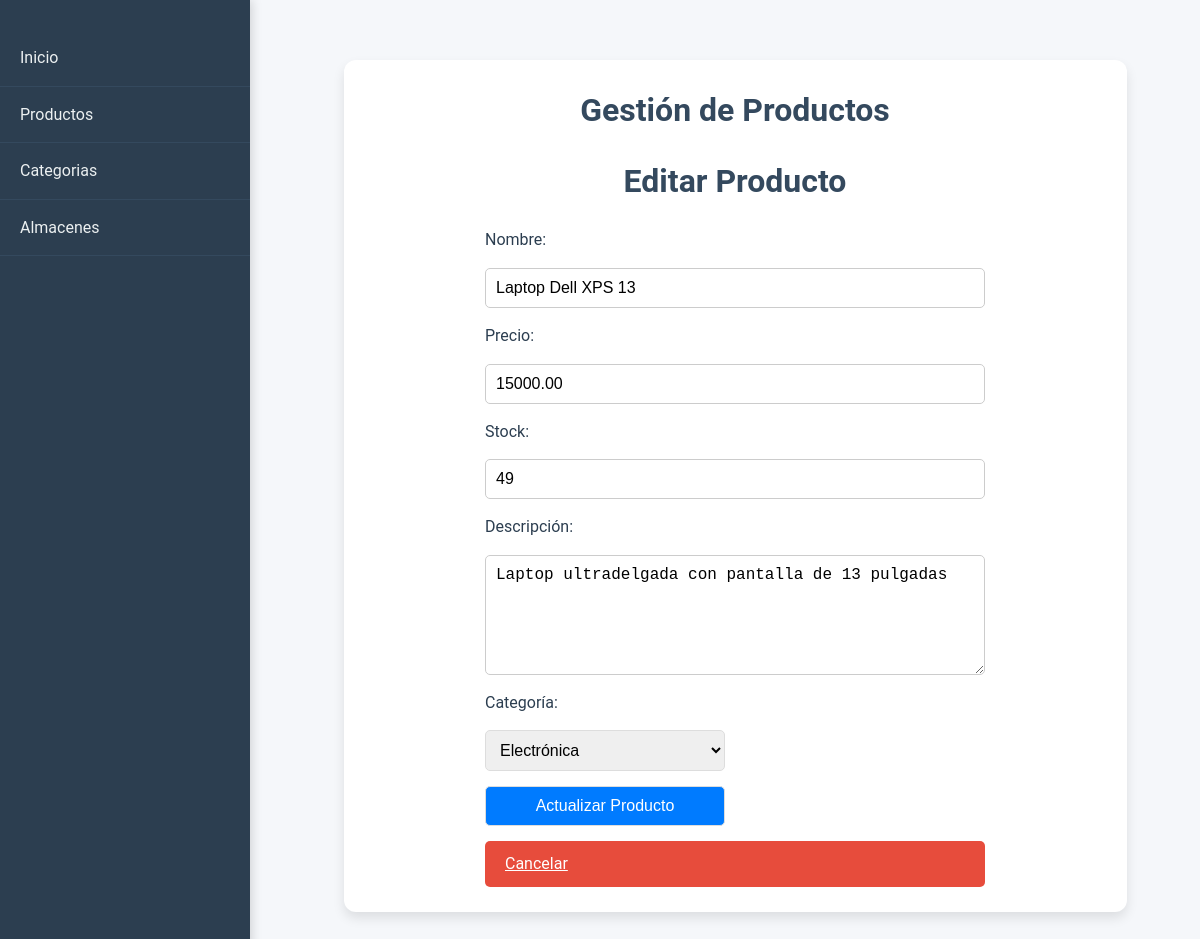
Screenshot of /productos/editar_producto.php?id=1 with the database file from the repository.
### tables this page shows
CREATE TABLE `productos` (
  `ID_Producto` int(11) NOT NULL,
  `Nombre` varchar(100) NOT NULL,
  `Descripcion` text DEFAULT NULL,
  `ID_Categoria` int(11) DEFAULT NULL,
  `Precio` decimal(10,2) NOT NULL,
  `Cantidad_Stock` int(11) NOT NULL
);

### productos/editar_producto.php (the view, shortened to what this page needs)
<?php
include('../includes/conexion.php');
if (isset($_GET['id'])) {
    $id = $_GET['id'];
    $query = "SELECT * FROM productos WHERE ID_Producto = $id";
    $result = mysqli_query($conexion, $query);
    $producto = mysqli_fetch_assoc($result);
    $queryCategorias = "SELECT * FROM categorias";
    $resultCategorias = mysqli_query($conexion, $queryCategorias);
} else {
    echo "<script>alert('ID no proporcionado');</script>";
    echo "<script>window.location.href = 'productos.php';</script>";
}
?>
<!DOCTYPE html>
<html lang="es">
<head>
    <link rel="stylesheet" href="../assets/css/styles.css">
</head>
<body>
    <div class="sidebar">
        <a href="../index.php">Inicio</a>
        <a href="productos.php">Productos</a>
        <a href="categorias.php">Categorias</a>
        <a href="../compras/ubicaciones.php">Almacenes</a>
    </div>
    <div class="main-content">
        <div class="container">
            <h1>Gestión de Productos</h1>
            <h1>Editar Producto</h1>
            <form action="editar_producto.php?id=<?php echo $producto['ID_Producto']; ?>" method="POST">
                <label for="nombre">Nombre:</label>
                <input type="text" id="nombre" name="nombre" value="<?php echo $producto['Nombre']; ?>" required>
                <label for="precio">Precio:</label>
                <input type="number" id="precio" name="precio" value="<?php echo $producto['Precio']; ?>" required>
                <label for="stock">Stock:</label>
                <input type="number" id="stock" name="stock" value="<?php echo $producto['Cantidad_Stock']; ?>" required>
                <label for="descripcion">Descripción:</label>
                <textarea id="descripcion" name="descripcion" required><?php echo $producto['Descripcion']; ?></textarea>
                <label for="categoria">Categoría:</label>
                <select id="categoria" name="categoria" required>
                    <?php
                    while ($categoria = mysqli_fetch_assoc($resultCategorias)) {
                        $selected = ($producto['ID_Categoria'] == $categoria['ID_Categoria']) ? 'selected' : '';
                        echo "<option value='{$categoria['ID_Categoria']}' $selected>{$categoria['Nombre']}</option>";
                    }
                    ?>
                </select>
                <button type="submit">Actualizar Producto</button>
                <a href="productos.php" class="btn btn-cancel">Cancelar</a>
            </form>
        </div>
    </div>
</body>
</html>

### assets/css/styles.css (style rules this page uses)
* { margin: 0; padding: 0; box-sizing: border-box; }
body { font-family: 'Roboto', sans-serif; background-color: #f5f7fa; color: #2c3e50; line-height: 1.6; }
.container { width: 90%; margin: 30px auto; background-color: #ffffff; padding: 25px; border-radius: 12px; box-shadow: 0 6px 12px rgba(0, 0, 0, 0.1); overflow: hidden; }
h1, h2, h3 { color: #34495e; text-align: center; margin-bottom: 20px; font-weight: bold; }
h1 { font-size: 2rem; margin-bottom: 20px; }
.sidebar { width: 250px; position: fixed; top: 0; left: 0; height: 100%; background-color: #2c3e50; padding-top: 30px; box-shadow: 2px 0 10px rgba(0, 0, 0, 0.15); z-index: 1000; transition: width 0.3s ease-in-out; }
.sidebar a { color: #ecf0f1; display: block; padding: 15px 20px; text-decoration: none; font-size: 16px; border-bottom: 1px solid #34495e; transition: background-color 0.3s ease, padding-left 0.3s ease; }
.main-content { margin-left: 270px; padding: 30px; }
button, .btn { background-color: #3498db; color: #ffffff; border: none; padding: 10px 20px; font-size: 16px; border-radius: 5px; cursor: pointer; transition: background-color 0.3s ease, transform 0.2s ease; }
.btn-cancel { background-color: #e74c3c; }
form { margin-top: 20px; display: flex; flex-wrap: wrap; gap: 15px; }
form input, form select, form button { width: calc(50% - 10px); padding: 10px; border-radius: 5px; border: 1px solid #ddd; font-size: 16px; }

### productos/editar_producto.php (style rules this page uses)
form { display: flex; flex-direction: column; gap: 15px; max-width: 500px; margin: auto; }
input[type="text"], input[type="number"], textarea, select { width: 100%; padding: 10px; border: 1px solid #ccc; border-radius: 5px; font-size: 16px; }
textarea { min-height: 120px; resize: vertical; }
button { padding: 10px; background-color: #007bff; color: #fff; border: none; border-radius: 5px; cursor: pointer; font-size: 16px; }

### rows the page displays
productos: nombre "Laptop Dell XPS 13", precio "15000.00", stock "49", descripcion "Laptop ultradelgada con pantalla de 13 pulgadas"

### other values shown
form field categoria "Electrónica"
